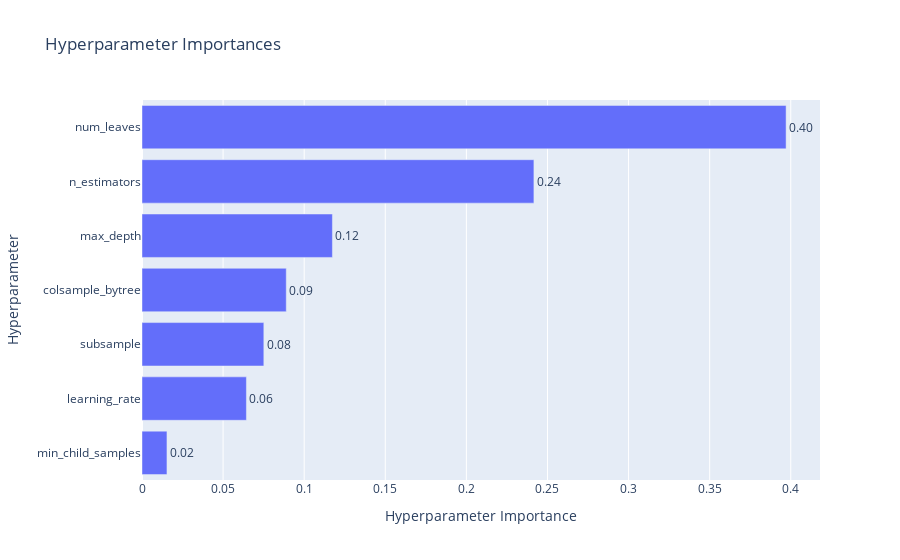

Notebook code for this chart:
### Code cell
optuna.visualization.plot_param_importances(study)

### Figure 1 — Plotly figure (JSON) as saved in the notebook; plotly's stock layout.template omitted (floating-point values rounded to 4 significant figures)
{"data": [{"cliponaxis": false, "hovertemplate": ["min_child_samples (IntDistribution): 0.015389594983335935<extra></extra>", "learning_rate (FloatDistribution): 0.0643783255489503<extra></extra>", "subsample (FloatDistribution): 0.07511751742997064<extra></extra>", "colsample_bytree (FloatDistribution): 0.08894559890562773<extra></extra>", "max_depth (IntDistribution): 0.11739905816505479<extra></extra>", "n_estimators (IntDistribution): 0.24163730166817157<extra></extra>", "num_leaves (IntDistribution): 0.39713260329888905<extra></extra>"], "name": "Objective Value", "orientation": "h", "text": ["0.02", "0.06", "0.08", "0.09", "0.12", "0.24", "0.40"], "textposition": "outside", "type": "bar", "x": [0.01539, 0.06438, 0.07512, 0.08895, 0.1174, 0.2416, 0.3971], "y": ["min_child_samples", "learning_rate", "subsample", "colsample_bytree", "max_depth", "n_estimators", "num_leaves"]}], "layout": {"title": {"text": "Hyperparameter Importances"}, "xaxis": {"title": {"text": "Hyperparameter Importance"}}, "yaxis": {"title": {"text": "Hyperparameter"}}}}
